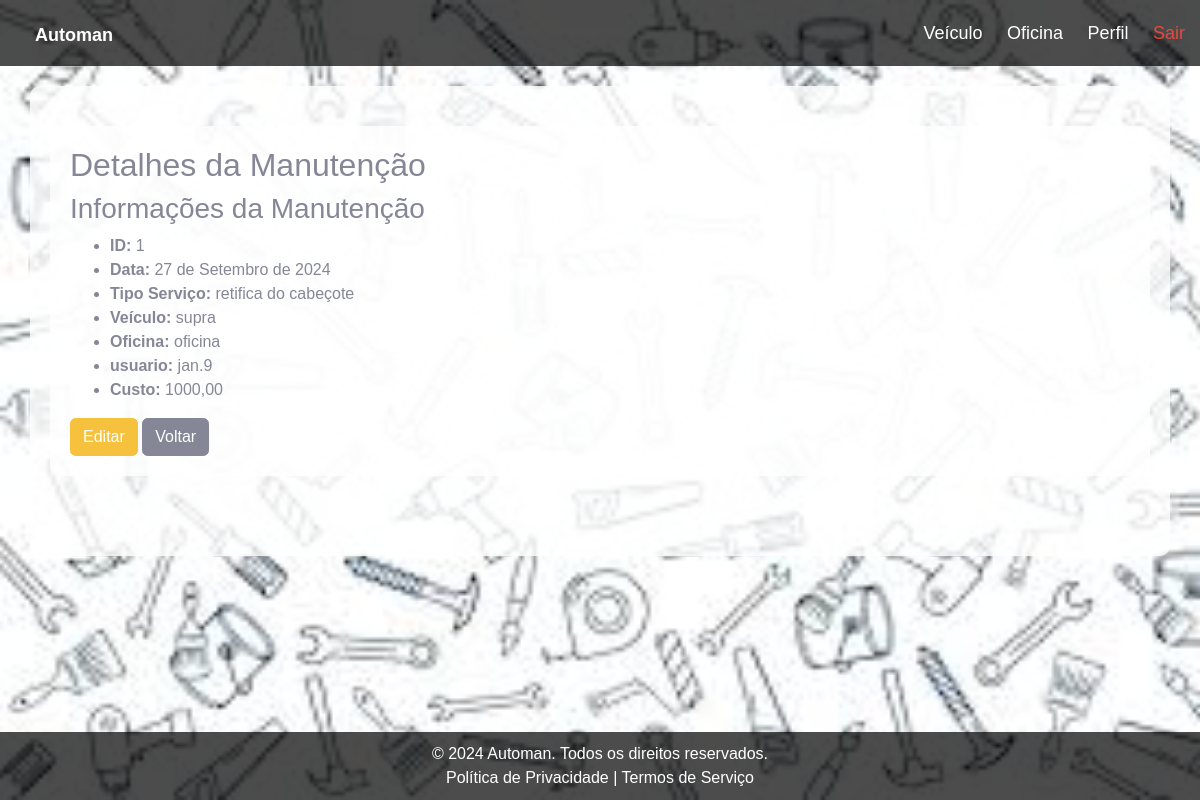
/detalhe/1/ (signed in), run on the app's committed database.
### manutencao/models.py (models this page shows)
class Manutencao(models.Model):
    usuario = models.ForeignKey(User, on_delete=models.CASCADE)
    veiculo = models.ForeignKey(Veiculo, on_delete=models.CASCADE)
    oficina = models.ForeignKey(Oficina, on_delete=models.CASCADE)
    data = models.DateField()
    tipoServico = models.CharField(max_length=100)
    custo = models.DecimalField(max_digits=10, decimal_places=2)

### veiculo/models.py (models this page shows)
class Veiculo(models.Model):
    modelo = models.CharField(max_length=100)
    marca = models.CharField(max_length=100)
    ano = models.IntegerField()
    placa = models.CharField(max_length=10)
    proprietario = models.ForeignKey(User, on_delete=models.CASCADE)
    cor = models.CharField(max_length=50)
    def __str__(self):
        return self.modelo

### oficina/models.py (models this page shows)
class Oficina(models.Model):
    nome = models.CharField(max_length=200)
    endereco = models.CharField(max_length=500)
    telefone = models.CharField(max_length=11)
    especialidade = models.CharField(max_length=100)
    usuario = models.ForeignKey(User, on_delete=models.CASCADE)
    def __str__(self):
        return self.nome

### manutencao/views.py (the view)
# urls.py: path('detalhe/<int:id>/', views.manuDetalhe, name='manuDetalhe'),
@login_required
def manuDetalhe(request, id):
    manutencao = get_object_or_404(Manutencao, id=id)
    return render(request, 'manutencao/manuDetalhe.html', {'manutencao': manutencao})

### templates/manutencao/manuDetalhe.html (shortened to what this page needs)
{% extends 'base.html' %}
{% block content %}
<div class="container">
    <h2>Detalhes da Manutenção</h2>
    <div class="detail-container">
        <h3>Informações da Manutenção</h3>
        <ul>
            <li><strong>ID:</strong> {{ manutencao.id }}</li>
            <li><strong>Data:</strong> {{ manutencao.data }}</li>
            <li><strong>Tipo Serviço:</strong> {{ manutencao.tipoServico}}</li>
            <li><strong>Veículo:</strong> {{ manutencao.veiculo }}</li>
            <li><strong>Oficina:</strong> {{ manutencao.oficina }}</li>
            <li><strong>usuario:</strong> {{ manutencao.usuario }}</li>
            <li><strong>Custo:</strong> {{ manutencao.custo}}</li>
        </ul>
        <a href="{% url 'manuEditar' manutencao.id %}" class="btn btn-warning">Editar</a>
        <a href="{% url 'manuListar' %}" class="btn btn-secondary">Voltar</a>
    </div>
</div>
{% endblock %}

### data on the page
Manutencao: id "1", data "27 de Setembro de 2024", tipoServico "retifica do cabeçote", veiculo "supra", oficina "oficina", usuario "jan.9", custo "1000,00"
